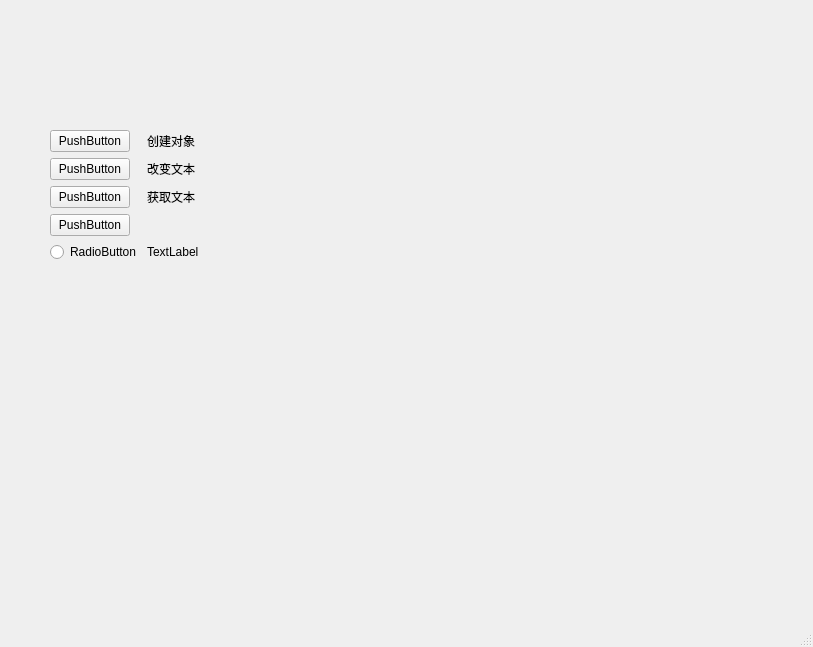
<?xml version="1.0" encoding="UTF-8"?>
<ui version="4.0">
 <class>MainWindow</class>
 <widget class="QMainWindow" name="MainWindow">
  <property name="geometry">
   <rect>
    <x>0</x>
    <y>0</y>
    <width>813</width>
    <height>647</height>
   </rect>
  </property>
  <property name="windowTitle">
   <string>MainWindow</string>
  </property>
  <widget class="QWidget" name="centralwidget">
   <widget class="QWidget" name="formLayoutWidget">
    <property name="geometry">
     <rect>
      <x>50</x>
      <y>130</y>
      <width>661</width>
      <height>301</height>
     </rect>
    </property>
    <layout class="QFormLayout" name="formLayout">
     <item row="0" column="0">
      <widget class="QPushButton" name="pushButton">
       <property name="text">
        <string>PushButton</string>
       </property>
      </widget>
     </item>
     <item row="1" column="0">
      <widget class="QPushButton" name="pushButton_2">
       <property name="text">
        <string>PushButton</string>
       </property>
      </widget>
     </item>
     <item row="2" column="0">
      <widget class="QPushButton" name="pushButton_3">
       <property name="text">
        <string>PushButton</string>
       </property>
      </widget>
     </item>
     <item row="3" column="0">
      <widget class="QPushButton" name="pushButton_4">
       <property name="text">
        <string>PushButton</string>
       </property>
      </widget>
     </item>
     <item row="4" column="0">
      <widget class="QRadioButton" name="radioButton">
       <property name="text">
        <string>RadioButton</string>
       </property>
      </widget>
     </item>
     <item row="0" column="1">
      <widget class="QLabel" name="label">
       <property name="text">
        <string>创建对象</string>
       </property>
      </widget>
     </item>
     <item row="1" column="1">
      <widget class="QLabel" name="label_2">
       <property name="text">
        <string>改变文本</string>
       </property>
      </widget>
     </item>
     <item row="2" column="1">
      <widget class="QLabel" name="label_3">
       <property name="text">
        <string>获取文本</string>
       </property>
      </widget>
     </item>
     <item row="4" column="1">
      <widget class="QLabel" name="label_5">
       <property name="text">
        <string>TextLabel</string>
       </property>
      </widget>
     </item>
     <item row="3" column="1">
      <widget class="QLabel" name="label_4">
       <property name="text">
        <string/>
       </property>
       <property name="pixmap">
        <pixmap resource="images.qrc">:/logo.png</pixmap>
       </property>
      </widget>
     </item>
    </layout>
   </widget>
  </widget>
  <widget class="QMenuBar" name="menubar">
   <property name="geometry">
    <rect>
     <x>0</x>
     <y>0</y>
     <width>813</width>
     <height>22</height>
    </rect>
   </property>
  </widget>
  <widget class="QStatusBar" name="statusbar"/>
 </widget>
 <resources>
  <include location="images.qrc"/>
 </resources>
 <connections/>
</ui>
